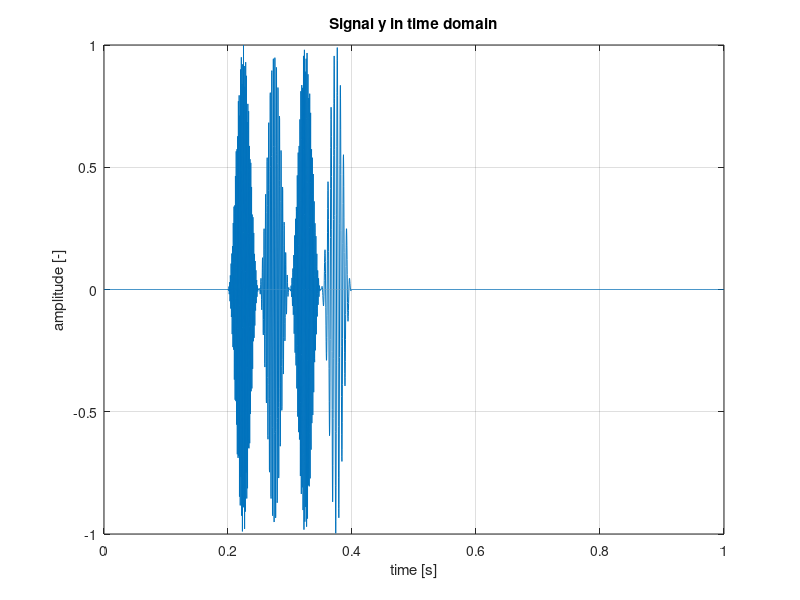

Here is the MATLAB script that generated this plot: (Note: this script raises an error after producing the figure.)
%% Designing IIR and FIR filters

fs = 4000;       % samping frequency
tmax = 1-1/fs;   % time duration [s]
t = 0:1/fs:tmax; % time vector [s]

s = length(t);
f = linspace(0,fs-fs/s,s); % frequency vector

% central frequency of sine waves
w = [200,400,700,850];
% Hanning window with 200 samples
mask = hann(200);
% time delay of the signals
inds = [1400,1000,1200,800];

% memory allocation for signal y
y = zeros(length(t),1);

% buliding signal - sine waves addition
for i = 1:length(w)
    m = zeros(s,1);
    m(inds(i):inds(i)+length(mask)-1) = mask;
    y_temp = sin(2*pi*t*w(i)).*m.';
    y = y+y_temp.';
end

figure()
plot(t,y);
title('Signal y in time domain');
xlabel('time [s]');
ylabel('amplitude [-]');
grid on;

%% Task 2.1

load Hd1.mat % Loading prepared FIR filter
y1 = filter(Hd1.Numerator,1,y);

% The filtered signal is shifted by the length of the numerator of filter,
% so we need to account for that:
t1 = t-(length(Hd1.Numerator)/fs)/2;

figure()
plot(t,y);
title('Signal after filtering out the high frequency component');
xlabel('time [s]');
ylabel('amplitude [-]');
grid on;
hold on;

plot(t1,y1,'-.');
xlim([0,1]);
legend('original signal', 'signal after filtration');
hold off;